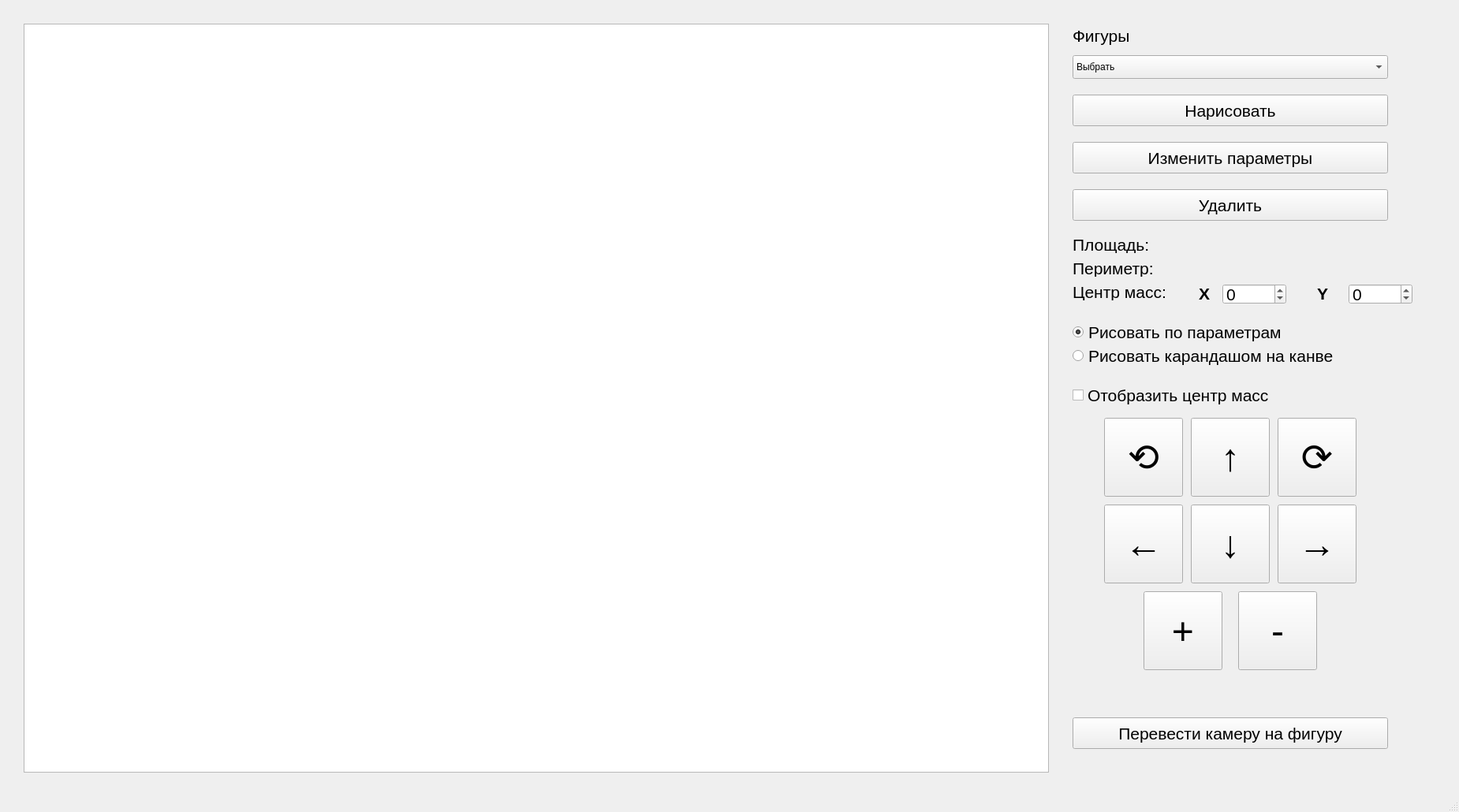
<?xml version="1.0" encoding="UTF-8"?>
<ui version="4.0">
 <class>MainWindow</class>
 <widget class="QMainWindow" name="MainWindow">
  <property name="geometry">
   <rect>
    <x>0</x>
    <y>0</y>
    <width>1850</width>
    <height>1030</height>
   </rect>
  </property>
  <property name="minimumSize">
   <size>
    <width>1850</width>
    <height>1030</height>
   </size>
  </property>
  <property name="maximumSize">
   <size>
    <width>1850</width>
    <height>1030</height>
   </size>
  </property>
  <property name="windowTitle">
   <string>Task 2</string>
  </property>
  <widget class="QWidget" name="centralwidget">
   <widget class="QComboBox" name="comboBox">
    <property name="geometry">
     <rect>
      <x>1360</x>
      <y>70</y>
      <width>400</width>
      <height>30</height>
     </rect>
    </property>
    <item>
     <property name="text">
      <string>Выбрать</string>
     </property>
    </item>
    <item>
     <property name="text">
      <string>Треугольник</string>
     </property>
    </item>
    <item>
     <property name="text">
      <string>Круг</string>
     </property>
    </item>
    <item>
     <property name="text">
      <string>Ромб</string>
     </property>
    </item>
    <item>
     <property name="text">
      <string>Квадрат</string>
     </property>
    </item>
    <item>
     <property name="text">
      <string>Прямоугольник</string>
     </property>
    </item>
    <item>
     <property name="text">
      <string>Звезда</string>
     </property>
    </item>
    <item>
     <property name="text">
      <string>Шестиугольник</string>
     </property>
    </item>
    <item>
     <property name="text">
      <string>Трапеция</string>
     </property>
    </item>
   </widget>
   <widget class="QLabel" name="label">
    <property name="geometry">
     <rect>
      <x>1360</x>
      <y>30</y>
      <width>81</width>
      <height>31</height>
     </rect>
    </property>
    <property name="text">
     <string>&lt;html&gt;&lt;head/&gt;&lt;body&gt;&lt;p&gt;&lt;span style=&quot; font-size:16pt;&quot;&gt;Фигуры&lt;/span&gt;&lt;/p&gt;&lt;/body&gt;&lt;/html&gt;</string>
    </property>
   </widget>
   <widget class="QPushButton" name="pushButton">
    <property name="geometry">
     <rect>
      <x>1360</x>
      <y>120</y>
      <width>400</width>
      <height>40</height>
     </rect>
    </property>
    <property name="font">
     <font>
      <pointsize>16</pointsize>
     </font>
    </property>
    <property name="styleSheet">
     <string notr="true"/>
    </property>
    <property name="text">
     <string>Нарисовать</string>
    </property>
   </widget>
   <widget class="QLabel" name="label_2">
    <property name="geometry">
     <rect>
      <x>1360</x>
      <y>300</y>
      <width>101</width>
      <height>21</height>
     </rect>
    </property>
    <property name="font">
     <font>
      <pointsize>16</pointsize>
     </font>
    </property>
    <property name="text">
     <string>Площадь: </string>
    </property>
   </widget>
   <widget class="QLabel" name="label_3">
    <property name="geometry">
     <rect>
      <x>1360</x>
      <y>330</y>
      <width>111</width>
      <height>21</height>
     </rect>
    </property>
    <property name="font">
     <font>
      <pointsize>16</pointsize>
     </font>
    </property>
    <property name="text">
     <string>Периметр:</string>
    </property>
   </widget>
   <widget class="QLabel" name="label_4">
    <property name="geometry">
     <rect>
      <x>1360</x>
      <y>360</y>
      <width>141</width>
      <height>21</height>
     </rect>
    </property>
    <property name="font">
     <font>
      <pointsize>16</pointsize>
     </font>
    </property>
    <property name="text">
     <string>Центр масс: </string>
    </property>
   </widget>
   <widget class="QLabel" name="label_5">
    <property name="geometry">
     <rect>
      <x>1520</x>
      <y>360</y>
      <width>21</width>
      <height>21</height>
     </rect>
    </property>
    <property name="text">
     <string>&lt;html&gt;&lt;head/&gt;&lt;body&gt;&lt;p&gt;&lt;span style=&quot; font-size:16pt; font-weight:700;&quot;&gt;X&lt;/span&gt;&lt;/p&gt;&lt;/body&gt;&lt;/html&gt;</string>
    </property>
   </widget>
   <widget class="QLabel" name="label_6">
    <property name="geometry">
     <rect>
      <x>1670</x>
      <y>360</y>
      <width>21</width>
      <height>21</height>
     </rect>
    </property>
    <property name="text">
     <string>&lt;html&gt;&lt;head/&gt;&lt;body&gt;&lt;p&gt;&lt;span style=&quot; font-size:16pt; font-weight:700;&quot;&gt;Y&lt;/span&gt;&lt;/p&gt;&lt;/body&gt;&lt;/html&gt;</string>
    </property>
   </widget>
   <widget class="QPushButton" name="pushButton_2">
    <property name="geometry">
     <rect>
      <x>1400</x>
      <y>530</y>
      <width>100</width>
      <height>100</height>
     </rect>
    </property>
    <property name="font">
     <font>
      <pointsize>36</pointsize>
     </font>
    </property>
    <property name="text">
     <string>⟲</string>
    </property>
   </widget>
   <widget class="QPushButton" name="pushButton_3">
    <property name="geometry">
     <rect>
      <x>1620</x>
      <y>530</y>
      <width>100</width>
      <height>100</height>
     </rect>
    </property>
    <property name="font">
     <font>
      <pointsize>36</pointsize>
     </font>
    </property>
    <property name="text">
     <string>⟳</string>
    </property>
   </widget>
   <widget class="QPushButton" name="pushButton_moveUp">
    <property name="geometry">
     <rect>
      <x>1510</x>
      <y>530</y>
      <width>100</width>
      <height>100</height>
     </rect>
    </property>
    <property name="font">
     <font>
      <pointsize>36</pointsize>
     </font>
    </property>
    <property name="text">
     <string>↑</string>
    </property>
   </widget>
   <widget class="QPushButton" name="pushButton_moveDown">
    <property name="geometry">
     <rect>
      <x>1510</x>
      <y>640</y>
      <width>100</width>
      <height>100</height>
     </rect>
    </property>
    <property name="font">
     <font>
      <pointsize>36</pointsize>
     </font>
    </property>
    <property name="text">
     <string>↓</string>
    </property>
   </widget>
   <widget class="QPushButton" name="pushButton_moveRight">
    <property name="geometry">
     <rect>
      <x>1620</x>
      <y>640</y>
      <width>100</width>
      <height>100</height>
     </rect>
    </property>
    <property name="font">
     <font>
      <pointsize>36</pointsize>
     </font>
    </property>
    <property name="text">
     <string>→</string>
    </property>
   </widget>
   <widget class="QPushButton" name="pushButton_moveLeft">
    <property name="geometry">
     <rect>
      <x>1400</x>
      <y>640</y>
      <width>100</width>
      <height>100</height>
     </rect>
    </property>
    <property name="font">
     <font>
      <pointsize>36</pointsize>
     </font>
    </property>
    <property name="text">
     <string>←</string>
    </property>
   </widget>
   <widget class="QPushButton" name="pushButton_8">
    <property name="geometry">
     <rect>
      <x>1450</x>
      <y>750</y>
      <width>100</width>
      <height>100</height>
     </rect>
    </property>
    <property name="font">
     <font>
      <pointsize>36</pointsize>
     </font>
    </property>
    <property name="text">
     <string>+</string>
    </property>
   </widget>
   <widget class="QPushButton" name="pushButton_9">
    <property name="geometry">
     <rect>
      <x>1570</x>
      <y>750</y>
      <width>100</width>
      <height>100</height>
     </rect>
    </property>
    <property name="font">
     <font>
      <pointsize>36</pointsize>
     </font>
    </property>
    <property name="text">
     <string>-</string>
    </property>
   </widget>
   <widget class="QGraphicsView" name="graphicsView">
    <property name="geometry">
     <rect>
      <x>30</x>
      <y>30</y>
      <width>1300</width>
      <height>950</height>
     </rect>
    </property>
    <property name="styleSheet">
     <string notr="true"/>
    </property>
   </widget>
   <widget class="QLabel" name="areaLabel">
    <property name="geometry">
     <rect>
      <x>1520</x>
      <y>300</y>
      <width>181</width>
      <height>17</height>
     </rect>
    </property>
    <property name="font">
     <font>
      <pointsize>16</pointsize>
     </font>
    </property>
    <property name="text">
     <string/>
    </property>
   </widget>
   <widget class="QLabel" name="perimeterLabel">
    <property name="geometry">
     <rect>
      <x>1520</x>
      <y>330</y>
      <width>191</width>
      <height>17</height>
     </rect>
    </property>
    <property name="font">
     <font>
      <pointsize>16</pointsize>
     </font>
    </property>
    <property name="text">
     <string/>
    </property>
   </widget>
   <widget class="QSpinBox" name="spinBox">
    <property name="geometry">
     <rect>
      <x>1550</x>
      <y>360</y>
      <width>81</width>
      <height>26</height>
     </rect>
    </property>
    <property name="font">
     <font>
      <pointsize>16</pointsize>
     </font>
    </property>
    <property name="minimum">
     <number>-1000</number>
    </property>
    <property name="maximum">
     <number>1000</number>
    </property>
   </widget>
   <widget class="QSpinBox" name="spinBox_2">
    <property name="geometry">
     <rect>
      <x>1710</x>
      <y>360</y>
      <width>81</width>
      <height>26</height>
     </rect>
    </property>
    <property name="font">
     <font>
      <pointsize>16</pointsize>
     </font>
    </property>
    <property name="minimum">
     <number>-1000</number>
    </property>
    <property name="maximum">
     <number>1000</number>
    </property>
   </widget>
   <widget class="QPushButton" name="pushButton_4">
    <property name="geometry">
     <rect>
      <x>1360</x>
      <y>180</y>
      <width>400</width>
      <height>40</height>
     </rect>
    </property>
    <property name="font">
     <font>
      <pointsize>16</pointsize>
     </font>
    </property>
    <property name="styleSheet">
     <string notr="true"/>
    </property>
    <property name="text">
     <string>Изменить параметры</string>
    </property>
   </widget>
   <widget class="QPushButton" name="pushButton_5">
    <property name="geometry">
     <rect>
      <x>1360</x>
      <y>240</y>
      <width>400</width>
      <height>40</height>
     </rect>
    </property>
    <property name="font">
     <font>
      <pointsize>16</pointsize>
     </font>
    </property>
    <property name="styleSheet">
     <string notr="true"/>
    </property>
    <property name="text">
     <string>Удалить</string>
    </property>
   </widget>
   <widget class="QPushButton" name="pushButton_6">
    <property name="geometry">
     <rect>
      <x>1360</x>
      <y>910</y>
      <width>400</width>
      <height>40</height>
     </rect>
    </property>
    <property name="font">
     <font>
      <pointsize>16</pointsize>
     </font>
    </property>
    <property name="styleSheet">
     <string notr="true"/>
    </property>
    <property name="text">
     <string>Перевести камеру на фигуру</string>
    </property>
   </widget>
   <widget class="QCheckBox" name="checkBox">
    <property name="geometry">
     <rect>
      <x>1360</x>
      <y>490</y>
      <width>251</width>
      <height>23</height>
     </rect>
    </property>
    <property name="font">
     <font>
      <pointsize>16</pointsize>
     </font>
    </property>
    <property name="text">
     <string>Отобразить центр масс</string>
    </property>
    <property name="tristate">
     <bool>false</bool>
    </property>
   </widget>
   <widget class="QRadioButton" name="radioButton">
    <property name="geometry">
     <rect>
      <x>1360</x>
      <y>410</y>
      <width>281</width>
      <height>23</height>
     </rect>
    </property>
    <property name="font">
     <font>
      <pointsize>16</pointsize>
     </font>
    </property>
    <property name="text">
     <string>Рисовать по параметрам</string>
    </property>
    <property name="checked">
     <bool>true</bool>
    </property>
   </widget>
   <widget class="QRadioButton" name="radioButton_2">
    <property name="geometry">
     <rect>
      <x>1360</x>
      <y>440</y>
      <width>331</width>
      <height>23</height>
     </rect>
    </property>
    <property name="font">
     <font>
      <pointsize>16</pointsize>
     </font>
    </property>
    <property name="text">
     <string>Рисовать карандашом на канве</string>
    </property>
   </widget>
  </widget>
  <widget class="QMenuBar" name="menubar">
   <property name="geometry">
    <rect>
     <x>0</x>
     <y>0</y>
     <width>1850</width>
     <height>22</height>
    </rect>
   </property>
  </widget>
  <widget class="QStatusBar" name="statusbar"/>
 </widget>
 <resources/>
 <connections/>
</ui>
